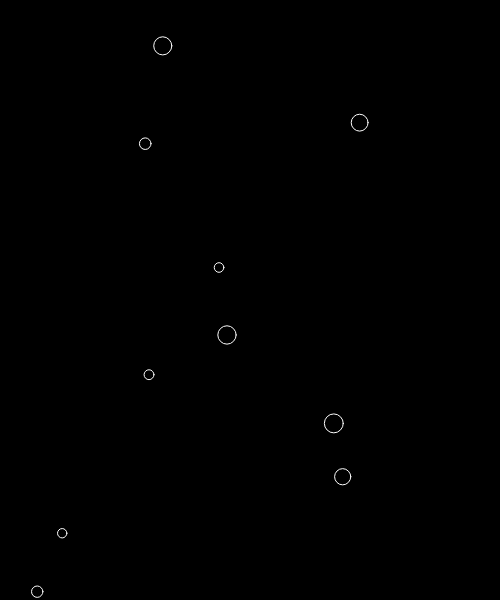
Frame 1 (no input)
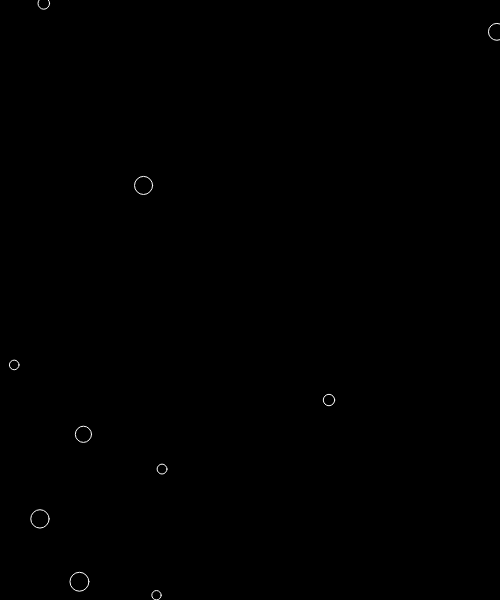
Frame 60 (no input)
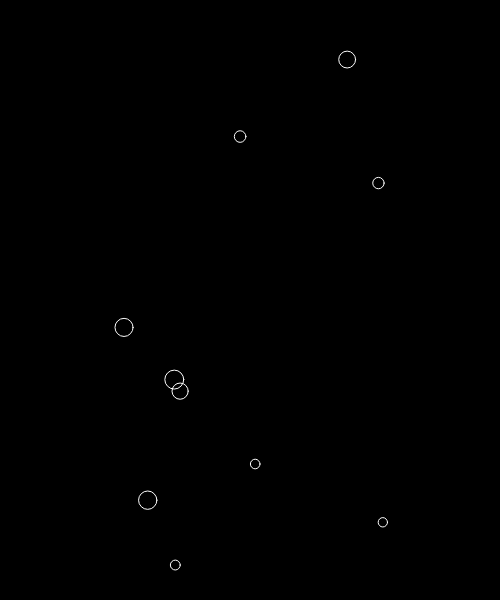
Frame 120 (the mouse pressed at the canvas centre since frame 60)

The p5.js sketch that drew these frames (run headless with seeded random() and noise() and a simulated clock; from frame 60 on, the mouse is pressed at the canvas centre):

// p5.js sketch
// ── sketch.js
let particles = [];


function setup() {
  createCanvas(500, 600);
  for (let i = 0; i < 10; i++) {
    let pos = createVector(random(width), random(height));
    particles.push(new Particle(pos));
  }
}


function draw() {
  background(0);

  for (let i = 0; i < particles.length; i++) {
    particles[i].update();
    particles[i].bounce();
    particles[i].display();
  }
}
// ── Particle.js
"use strict";

class Particle {
  
  constructor(position) {
    this.pos = position.copy();
    this.vel = createVector(random(-5,5),random(-5,5));
    this.acc = createVector();
    this.mass = random(1, 5);
    this.rad = this.mass * 2;
  }
  
  update() {
    this.vel.add(this.acc);
    this.pos.add(this.vel);
    this.acc.mult(0);
  }
  
  display() {
    push();
    translate(this.pos.x, this.pos.y);
    noFill();
    stroke(255);
    ellipse(0,0, this.rad*2, this.rad*2);
    pop();
  }
  
  bounce() {
    if (this.pos.x < 0 || this.pos.x > width) {
      this.vel.x *= -1;
    }
    if (this.pos.y < 0 || this.pos.y > height) {
      this.vel.y *= -1;
    }
  }
  
}
